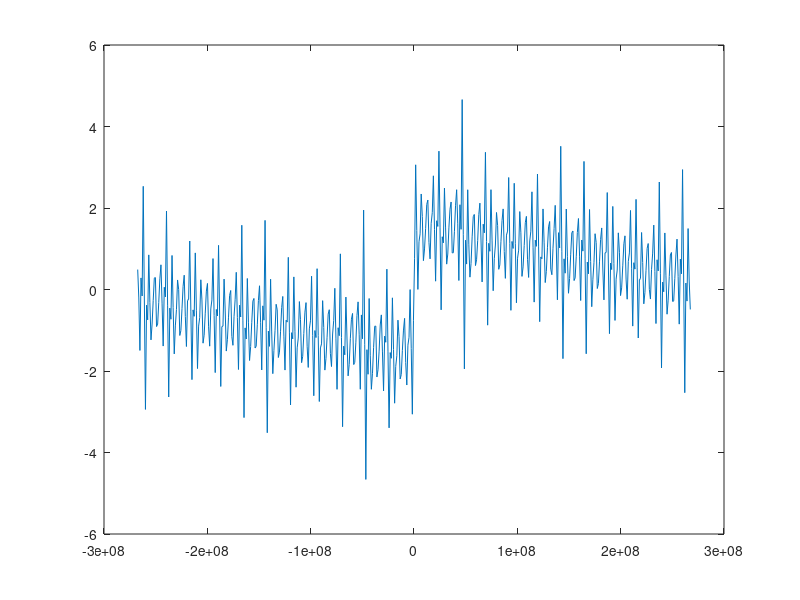

MATLAB code for this plot: (Note: this script raises an error after producing the figure.)
%--------------------------------------------------------------------
%This version of the code contains use of the inbuilt hilbert function, and
%my own integral equation
%Error @ line 36 : "Index exceeds matrix dimensions"
%--------------------------------------------------------------------

%constant definitions
u0 = 1.25663706E-6;
ur = 150; %relative permeability of the material
fluxQuantum = 2.06783383E-15;
lambda = 39E-9; %London penetration depth of Niobium

%geometry
d = 10E-9; L = 100E-9;

%physical quantities
width = 1; N=500;
B = linspace(-width,width,N); %magnetic field vector
flux = B*L*(2*lambda + d);
I0 = 200E-6; %peak

dim = linspace(-d,d,N); %arbitrary length dimension vector

Ic = @(x)I0*abs(sinc(x*L*(2*lambda+d)/fluxQuantum));
beta = 2*pi*(2*lambda+d)*B/fluxQuantum;

%implementing eqn(5) from the paper
theta = @(x)imag(hilbert(log(Ic(x))));

plot(beta,Ic(B))
plot(beta,theta(beta));
    
ft = zeros(size(B));
for k=1:N
   %constructing the exponential part with which Ic(beta) is multiplied in
   %eqn(6) from the paper
   exp_part = @(x)exp(1i*(theta(beta(k))-beta(k)*x));
   
   %implementing eqn(6) from the paper
   ft = @(x)(0.5/pi)*integral(@(beta)Ic(beta(k))*exp_part(x),beta(1),beta(N));
end

plot(dim,ft(dim));
